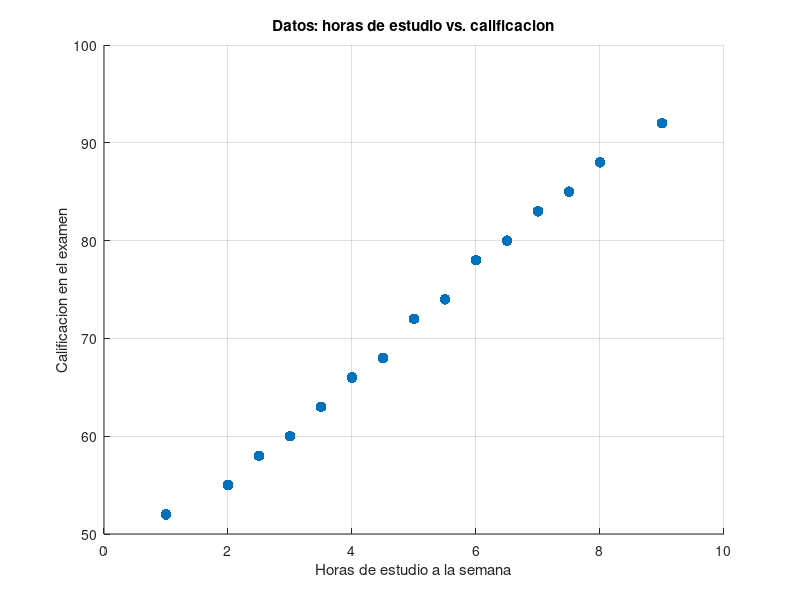
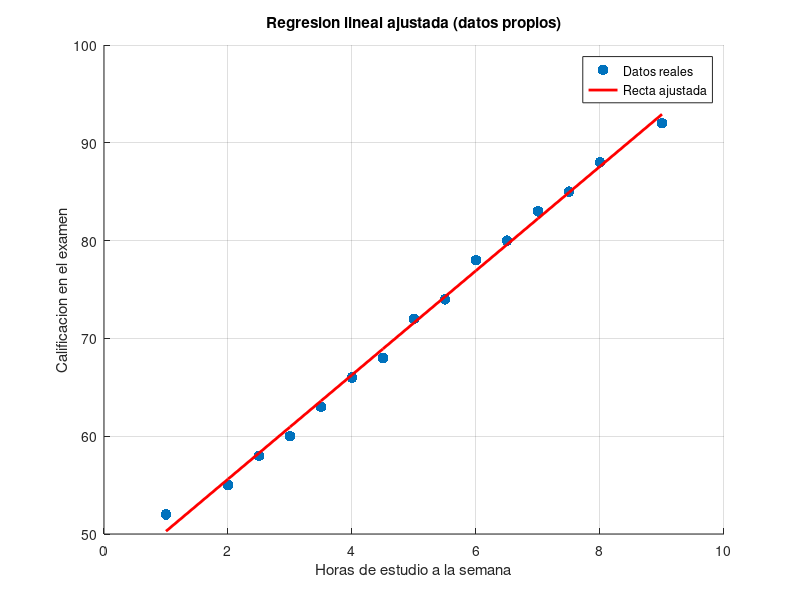
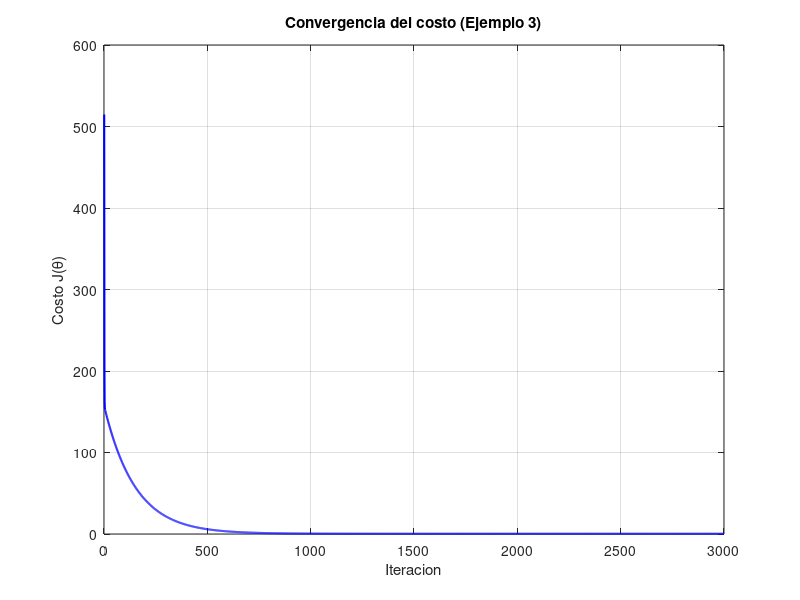

The MATLAB source for these figures, in order:

clc; clear; close all;

%% 1. Datos (creados por el alumno, no aleatorios)
% Horas de estudio a la semana
X = [1; 2; 2.5; 3; 3.5; 4; 4.5; 5; 5.5; 6; 6.5; 7; 7.5; 8; 9];

% Calificacion obtenida en el examen (0-100)
y = [52; 55; 58; 60; 63; 66; 68; 72; 74; 78; 80; 83; 85; 88; 92];

m = length(y); % Numero de ejemplos (m = 15)

% Visualizar los datos originales
figure;
scatter(X, y, 60, 'filled');
xlabel('Horas de estudio a la semana');
ylabel('Calificacion en el examen');
title('Datos: horas de estudio vs. calificacion');
grid on;

%% 2. Preparacion de variables
% Se agrega una columna de unos a X para el termino independiente (theta0)
X_aug = [ones(m, 1), X];

% Inicializacion de parametros theta = [theta0; theta1]
theta = zeros(2, 1);

% Hiperparametros del descenso del gradiente
alpha = 0.02;       % Tasa de aprendizaje
num_iters = 3000;   % Numero de iteraciones

% Vector para guardar el historial del costo J en cada iteracion
J_history = zeros(num_iters, 1);

%% 3. Funcion de costo (Error Cuadratico Medio)
% J(theta0, theta1) = (1/2m) * sum((h(x_i) - y_i)^2)
function J = calcularCosto(X_aug, y, theta)
    m = length(y);
    h = X_aug * theta;          % Hipotesis: prediccion del modelo
    errores = h - y;            % Diferencia entre prediccion y valor real
    J = (1 / (2 * m)) * sum(errores .^ 2);
end

%% 4. Ciclo de descenso del gradiente
for iter = 1:num_iters
    h = X_aug * theta;              % Prediccion actual del modelo
    error = h - y;                  % Error de la prediccion

    % Gradientes parciales respecto a theta0 y theta1
    grad0 = (1 / m) * sum(error);
    grad1 = (1 / m) * sum(error .* X);
    grad = [grad0; grad1];

    % Regla de actualizacion: theta := theta - alpha * gradiente
    theta = theta - alpha * grad;

    % Guardar el costo de esta iteracion para graficar la convergencia
    J_history(iter) = calcularCosto(X_aug, y, theta);
end

%% 5. Resultados numericos
fprintf('--- Resultados del modelo ---\n');
fprintf('theta0 (ordenada al origen) = %.4f\n', theta(1));
fprintf('theta1 (pendiente)          = %.4f\n', theta(2));
fprintf('Costo final J(theta)        = %.4f\n', J_history(end));

% Prediccion de ejemplo: calificacion esperada con 6.5 horas de estudio
horas_prueba = 6.5;
prediccion = theta(1) + theta(2) * horas_prueba;
fprintf('Prediccion para %.1f horas de estudio: %.2f puntos\n', ...
    horas_prueba, prediccion);

%% 6. Graficas de resultados

% 6.1 Ajuste lineal sobre los datos
figure;
scatter(X, y, 60, 'filled'); hold on;
plot(X, X_aug * theta, 'r-', 'LineWidth', 2);
xlabel('Horas de estudio a la semana');
ylabel('Calificacion en el examen');
title('Regresion lineal ajustada (datos propios)');
legend('Datos reales', 'Recta ajustada', 'Location', 'best');
grid on;

% 6.2 Evolucion del costo J durante el entrenamiento
figure;
plot(1:num_iters, J_history, 'b-', 'LineWidth', 1.5);
xlabel('Iteracion');
ylabel('Costo J(\theta)');
title('Convergencia del costo (Ejemplo 3)');
grid on;

%% Notas / Complementar
% - Se probo alpha = 0.02 porque valores mayores (p.ej. 0.1) provocaban
%   oscilaciones debido a la escala de las horas de estudio (1 a 9).
% - Con mas iteraciones (3000) el costo se estabiliza y el modelo converge.
% - El modelo indica que, en promedio, cada hora adicional de estudio a la
%   semana incrementa la calificacion en aproximadamente theta1 puntos.
